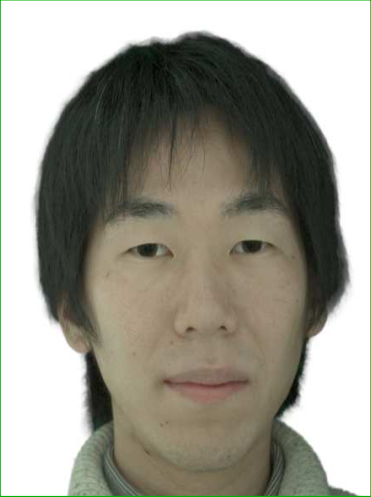
%> input picture source11.PNG, 371 x 497 px
$ octave demo.m   (GNU Octave 9; MATLAB toolbox functions it lacks are replaced by stand-ins)
%> lines starting %> are read from the running program, lines starting %| are printed output that depends on the picture; in (x1, y1, x2, y2) boxes, pixels count from 0 and x2, y2 are one past the last pixel; in counts of white or black regions, pixels touching at a corner belong together; the program's own positions count from 1
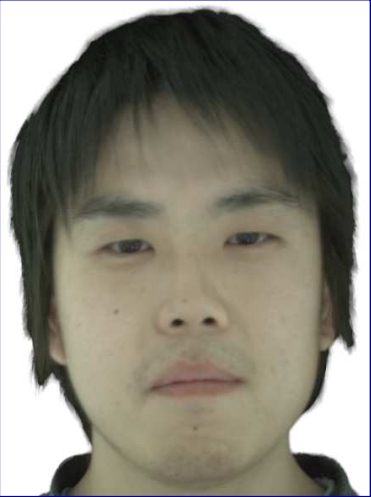
%> input picture ref11.PNG, 371 x 497 px
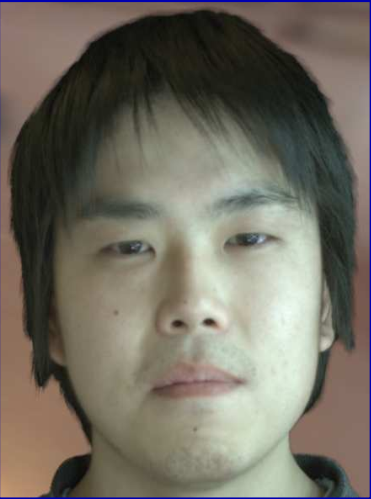
%> input picture ref12.PNG, 371 x 499 px
### relight.m
% Perform face relighting based on reference images
%
% Peers, Pieter, et al. "Post-production facial performance relighting
% using reflectance transfer."잸CM Transactions on Graphics (TOG)26.3 (2007)
%
% result = img*imgRefA/imgRefB
function results = relight(img, pt, imgRefA, ptRefA, imgRefB, ptRefB)
    results= struct();
    % morphing the reference images
    scaleA = max(size(img,1)/size(imgRefA,1),size(img,2)/size(imgRefA,2));
%> scaleA = 1
    imgRefA = imresize(imgRefA, scaleA);    ptRefA = ptRefA*scaleA;
    scaleB =  max(size(img,1)/size(imgRefB,1),size(img,2)/size(imgRefB,2));
%> scaleB = 1
    imgRefB = imresize(imgRefB,scaleB);     ptRefB = ptRefB*scaleB;

    imgRefA = morph(imgRefA, ptRefA, pt); imgRefA = imgRefA(1:size(img,1), 1:size(img,2),:);
    imgRefB = morph(imgRefB, ptRefB, pt); imgRefB = imgRefB(1:size(img,1), 1:size(img,2),:);

    % create the mask of convex hull of pt
    [X,Y] = meshgrid(1:size(img, 2), 1:size(img, 1));
    ch = convhulln(pt);
    mask = inpolygon(X,Y,pt(ch(:,1),1),pt(ch(:,1),2));
    margin = 5;
    xpro = sum(mask, 1); ypro = sum(mask, 2);
    left = max(find(xpro>0, 1 )-margin, 0); right = min(find(xpro>0, 1, 'last' )+margin, size(mask, 2));
    up = max(find(ypro>0, 1 )-margin, 0); down = min(find(ypro>0, 1, 'last' )+margin, size(mask, 1));
    rect = [left, up, right-left+1, down-up+1];

    results.mask= mask;
    results.rect = rect;
    mask = imcrop(mask, rect);
    mask = repmat(mask,[1 1 size(imgRefA,3)]);
    imgRefA = imcrop(imgRefA, rect).*mask;
    imgRefB = imcrop(imgRefB, rect).*mask;

    hsv_image = rgb2hsv(imcrop(img, rect));
    hsv_image = hsv_image.*mask;
    img_crop = hsv2rgb(hsv_image);

    % calculate the ratio image and remove some of the spikes
    C = (imfilter(imgRefA,fspecial('average', 3), 'same')+0.001)./(imfilter(imgRefB,fspecial('average', 3), 'same')+0.001);
    C = C.*mask;

    % perform illumination transform using Ratio
    I_ratio_filtered = sig07(C,imgRefA,imgRefB);
    I_out = I_ratio_filtered.*img_crop;

    results.out_img = zeros(size(img));
    results.out_img(rect(2)-1 +(1:size(I_out,1)),rect(1)-1+(1:size(I_out,2)),:)=I_out;

end

### morph.m
% Morph the image according to the control points using kernel function
%
% Jiansheng Chen, Guangda Su, Jinping He, Shenglan Ben, "Face Image
% Relighting using Locally Constrained Global Optimization", ECCV'10
%
%01-10-10, Jiansheng Chen
function imDst = morph(imSrc, ptSrc, ptDst)

nCtrlPt = length(ptSrc);
%> nCtrlPt = 68
Xinv = zeros(size(imSrc,1), size(imSrc,2));
Yinv = zeros(size(imSrc,1), size(imSrc,2));
A = zeros(nCtrlPt+3);
Bx = zeros(nCtrlPt+3, 1);
By = zeros(nCtrlPt+3, 1);

C = zeros(nCtrlPt, 1);
sqdist = zeros(nCtrlPt, 1);
for ki = 1:nCtrlPt % locate nearest point
    X1 = ptDst(ki, 1);
    Y1 = ptDst(ki, 2);
    for kj = 1:nCtrlPt
        X2 = ptDst(kj, 1);
        Y2 = ptDst(kj, 2);
        sqdist(kj) = (X1-X2).^2 + (Y1-Y2).^2;
    end
    sqdist(ki) = inf;
    C(ki) = min(sqdist);
end

for ki = 1:nCtrlPt
    X1 = ptDst(ki, 1);
    Y1 = ptDst(ki, 2);
    for kj = 1:nCtrlPt
        X2 = ptDst(kj, 1);
        Y2 = ptDst(kj, 2);
        A(ki, kj) = 1/sqrt(C(kj)+(X1-X2).^2+(Y1-Y2).^2);
    end
end
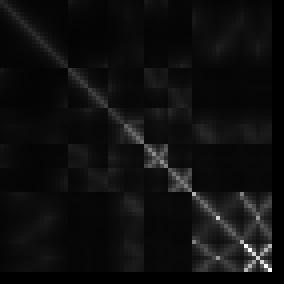
%> A: size 71x71 double (shown 4 times larger); min 0, max 0.2, mean 0.012; drawn with min black and max white

A(1:nCtrlPt, nCtrlPt+(1:2)) = ptDst(1:nCtrlPt, 1:2);
A(1:nCtrlPt, nCtrlPt+3) = 1;
%> A: size 71x71 double; min 0, max 465, mean 7.1; mean of the top-left, top-right, bottom-left and bottom-right quarters 0, 14.3, 0, 13.8
A(nCtrlPt+(1:2), 1:nCtrlPt) = ptDst(1:nCtrlPt, 1:2).';
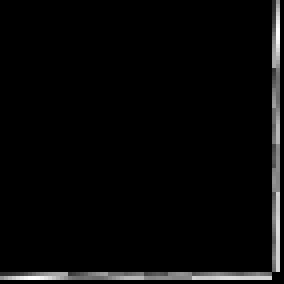
%> A: size 71x71 double (shown 4 times larger); min 0, max 465, mean 14.2; drawn with min black and max white
A(nCtrlPt+3, 1:nCtrlPt) = 1;
%> A: size 71x71 double; 1.35% of pixels changed, all inside (x1, y1, x2, y2) = (0, 70, 68, 71)
Bx(1:nCtrlPt, 1) = ptSrc(1:nCtrlPt, 1);
By(1:nCtrlPt, 1) = ptSrc(1:nCtrlPt, 2);

AlphaX = A\Bx;
AlphaY = A\By;

for ki = 1:size(imSrc, 1)
    tmp = zeros(1, nCtrlPt+3);
    tmp(nCtrlPt+3) = 1;
    tmp(nCtrlPt+2) = ki-1;
    Xinv_kj = zeros(1,size(imSrc, 2));
    Yinv_kj = zeros(1,size(imSrc, 2));
    ptKi_C = (ptDst(:, 2)-ki-1).^2+C;
    for kj = 0:size(imSrc, 2)-1
        for n = 1:nCtrlPt
            tmp(n) = 1/sqrt((ptDst(n, 1)-kj)^2+ptKi_C(n));
        end
        tmp(nCtrlPt+1) = kj;
        Xinv_kj(kj+1) = tmp*AlphaX;
        Yinv_kj(kj+1) = tmp*AlphaY;
    end
    Xinv(ki, :) = Xinv_kj;
    Yinv(ki, :) = Yinv_kj;
end

imDst = zeros(size(imSrc));
[X0, Y0] = meshgrid(1:size(imSrc,2), 1:size(imSrc,1));

for j = 1:size(imSrc,3)
    tmp = interp2(X0, Y0, imSrc(:,:,j), Xinv, Yinv);
    tmp(isnan(tmp)) = 0;
    imDst(:,:,j) = tmp;
end

end

### demo.m
% Perform face relighting based on reference images
%
% Peers, Pieter, et al. "Post-production facial performance relighting
% using reflectance transfer."잸CM Transactions on Graphics (TOG)26.3 (2007)
%

img = im2double(imread('source11.PNG'));
img_pt = load('source11.mat');
shape_pt = double(img_pt.shape);


imgB = im2double(imread('ref11.PNG'));
imgB = (imgB);
% imgB = imgB(:,:,3);
ref_pt =load('ref11.mat');
shapeB = double(ref_pt.shape);

imgA = im2double(imread('ref12.PNG'));
% imgA = im2double(imread(fullfile(NASpath,'/Dropbox_MIT/MERL_facial/Old_Proc_045-201/s045-041022-02/refl/blend_015.png')));
imgA = (imgA);
% imgA = imgA(:,:,3);
ref_pt =load('ref12.mat');
shapeA = double(ref_pt.shape);


%%
tic
%> (the run ends here)
